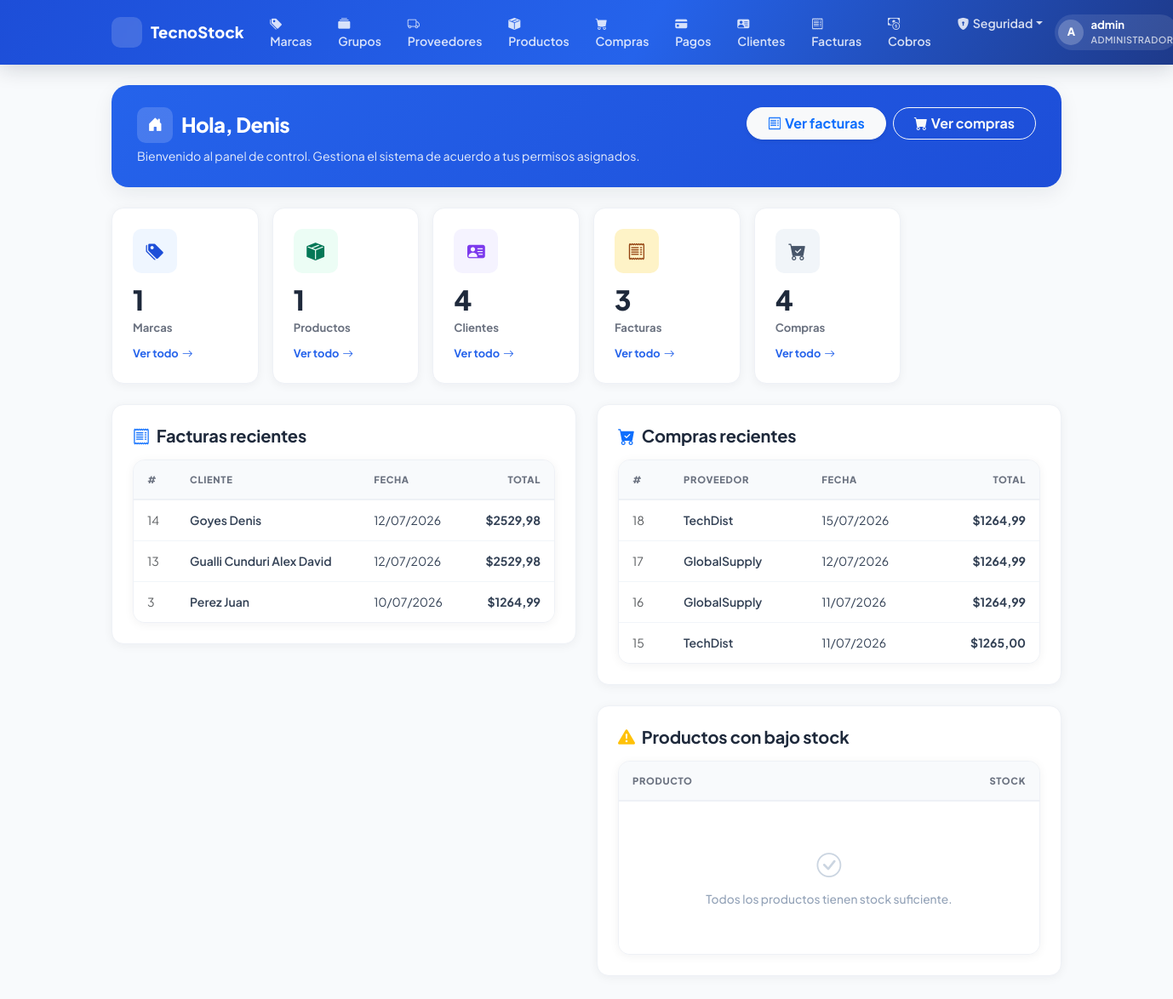
The page / (signed in) on the database as committed earlier.
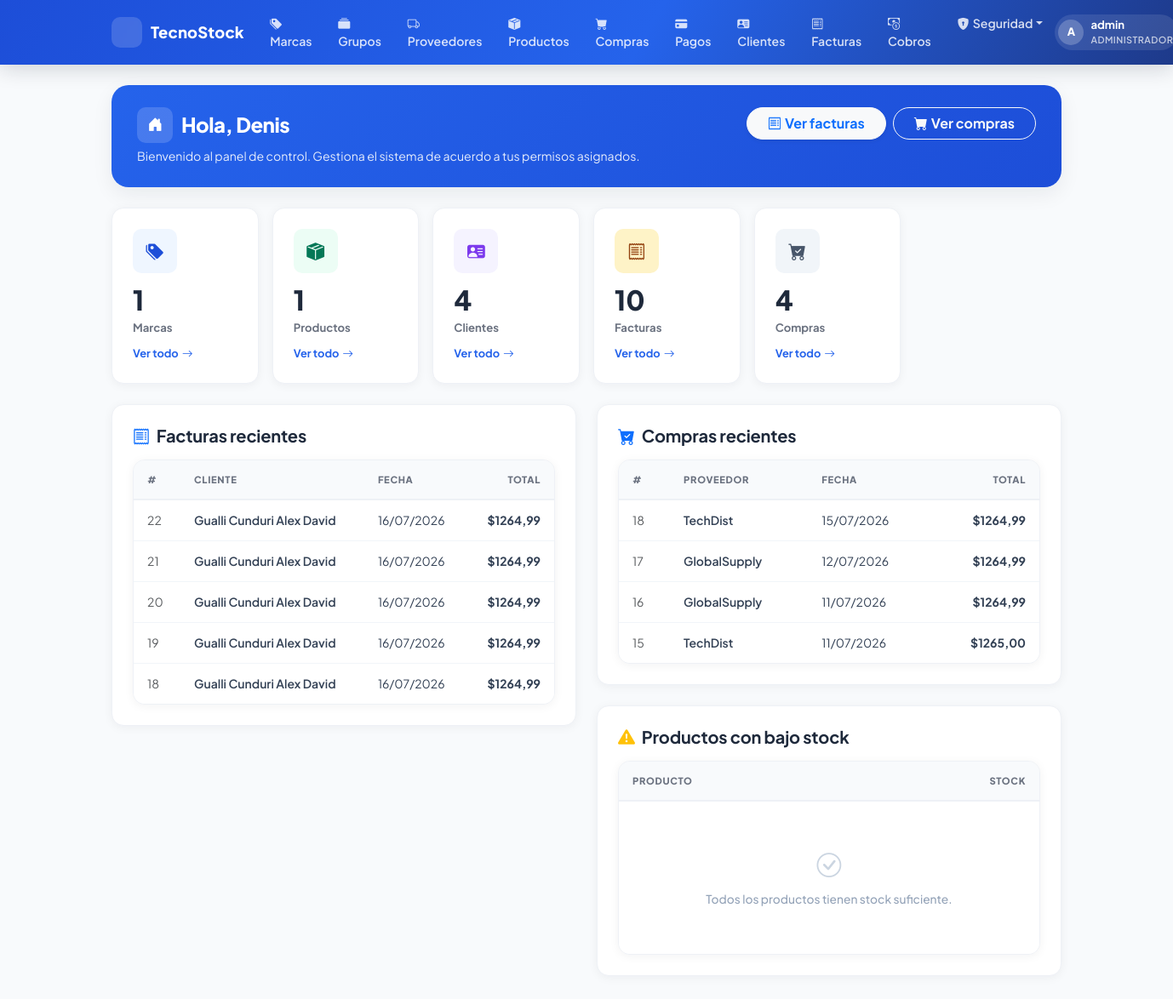
The same page on the database as committed later.
### billing/models.py (models this page shows, shortened)
class Invoice(models.Model):
    TIPO_PAGO = [
        ('contado', 'Contado'),
        ('credito', 'Crédito'),
    ]
    ESTADO = [
        ('PENDIENTE', 'Pendiente'),
        ('PAGADA', 'Pagada'),
        ('ANULADA', 'Anulada'),
    ]
    customer = models.ForeignKey(Customer, on_delete=models.PROTECT, related_name='Facturas', verbose_name='Cliente')
    invoice_date = models.DateTimeField(auto_now_add=True, verbose_name='Fecha de Factura')
    subtotal = models.DecimalField(max_digits=12, decimal_places=2, default=0, verbose_name='Subtotal')
    tax = models.DecimalField(max_digits=12, decimal_places=2, default=0, verbose_name='Impuesto')
    total = models.DecimalField(max_digits=12, decimal_places=2, default=0, verbose_name='Total')
    tipo_pago = models.CharField(max_length=10, choices=TIPO_PAGO, default='contado', verbose_name='Tipo de Pago')
    saldo = models.DecimalField(max_digits=12, decimal_places=2, default=0, verbose_name='Saldo Pendiente')
    estado = models.CharField(max_length=10, choices=ESTADO, default='PENDIENTE', verbose_name='Estado')
    is_active = models.BooleanField(default=True, verbose_name='Activa')
    class Meta:
        ordering = ['-invoice_date']

class Customer(models.Model):
    dni = models.CharField(max_length=13, unique=True, verbose_name='DNI/RUC', validators=[validate_cedula_ec])
    first_name = models.CharField(max_length=100, verbose_name='Nombres')
    last_name = models.CharField(max_length=100, verbose_name='Apellidos')
    email = models.EmailField(blank=True, null=True, verbose_name='Correo Electronico')
    phone = models.CharField(max_length=20, blank=True, null=True, verbose_name='Teléfono')
    address = models.TextField(blank=True, null=True, verbose_name='Dirección')
    whatsapp_apikey = models.CharField(
        max_length=20, blank=True, null=True,
        verbose_name='WhatsApp API Key (CallMeBot)',
        help_text='Solo necesaria si el cliente se suscribió a CallMeBot para recibir notificaciones.'
    )
    is_active = models.BooleanField(default=True, verbose_name='Activo')
    created_at = models.DateTimeField(auto_now_add=True, verbose_name='Creado el')
    updated_at = models.DateTimeField(auto_now=True, verbose_name='Actualizado el')
    class Meta:
        ordering = ['last_name', 'first_name']
    def __str__(self): return f'{self.last_name} {self.first_name}'

class Supplier(models.Model):
    name = models.CharField(max_length=200, verbose_name='Nombre de la Empresa')
    contact_name = models.CharField(max_length=200, blank=True, null=True, verbose_name = 'Nombre de Contacto')
    email = models.EmailField(blank=True, null=True, verbose_name = 'Correo Electronico')
    phone = models.CharField(max_length=20, blank=True, null=True, verbose_name = 'Teléfono')
    address = models.TextField(blank=True, null=True, verbose_name = 'Dirección')
    is_active = models.BooleanField(default=True, verbose_name = 'Activo')
    created_at = models.DateTimeField(auto_now_add=True, verbose_name = 'Creado el')
    updated_at = models.DateTimeField(auto_now=True, verbose_name = 'Actualizado el')
    class Meta:
        verbose_name = 'Proveedor'
        verbose_name_plural = 'Proveedores'
        ordering = ['name']

### purchasing/models.py (models this page shows, shortened)
class Purchase(models.Model):
    TIPO_PAGO = [
        ('contado', 'Contado'),
        ('credito', 'Crédito'),
    ]
    ESTADO = [
        ('PENDIENTE', 'Pendiente'),
        ('PAGADA', 'Pagada'),
        ('ANULADA', 'Anulada'),
    ]
    supplier = models.ForeignKey(
        Supplier, on_delete=models.PROTECT, related_name='purchases', verbose_name='Proveedor'
    )
    document_number = models.CharField(
        max_length=20, verbose_name='Nº de Factura Proveedor'
    )
    purchase_date = models.DateTimeField(auto_now_add=True, verbose_name='Fecha de Compra')
    subtotal = models.DecimalField(max_digits=12, decimal_places=2, default=0, verbose_name='Subtotal')
    tax = models.DecimalField(max_digits=12, decimal_places=2, default=0, verbose_name='Impuesto (15%)')
    total = models.DecimalField(max_digits=12, decimal_places=2, default=0, verbose_name='Total')
    tipo_pago = models.CharField(max_length=10, choices=TIPO_PAGO, default='contado', verbose_name='Tipo de Pago')
    saldo = models.DecimalField(max_digits=12, decimal_places=2, default=0, verbose_name='Saldo Pendiente')
    estado = models.CharField(max_length=10, choices=ESTADO, default='PENDIENTE', verbose_name='Estado')
    is_active = models.BooleanField(default=True, verbose_name='Activa')
    class Meta:
        verbose_name = 'Compra'
        verbose_name_plural = 'Compras'
        ordering = ['-purchase_date']
        unique_together = ['supplier', 'document_number']

### billing/views.py (the view)
# urls.py: path('', views.home, name='home'),
@login_required
def home(request):
    context = {
        'total_brands': Brand.objects.count(),
        'total_products': Product.objects.count(),
        'total_customers': Customer.objects.count(),
        'total_invoices': Invoice.objects.count(),
        'total_purchases': Purchase.objects.count(),
        'recent_invoices': Invoice.objects.all()[:5],
        'recent_purchases': Purchase.objects.select_related('supplier').all()[:5],
        'low_stock': Product.objects.filter(stock__lte=5, is_active=True),
    }
    return render(request, 'billing/home.html', context)

### security/templatetags/security_tags.py (called while the page is built)
@register.filter(name='has_group')
def has_group(user, group_name):
    if not user.is_authenticated:
        return False
    if user.is_superuser:      # el superusuario ve todo
        return True
    return user.groups.filter(name=group_name).exists()

### billing/templates/billing/home.html (shortened to what the changed rows need)
{% extends 'billing/base.html' %}
{% load security_tags %}
{% block content %}
<div class="page-header d-flex flex-column flex-md-row justify-content-between align-items-start gap-3 mb-4">
  <div>
    <h1><span class="header-icon"><i class="bi bi-house-door-fill"></i></span>Hola, {{ user.first_name|default:user.username }}</h1>
  </div>
</div>
<div class="row g-3 mb-4">
  {% if user|has_group:'Vendedor' or user|has_group:'Administrador' %}
  <div class="col-12 col-sm-6 col-md-4 col-xl-2">
    <div class="stat-tile">
      <div class="stat-icon stat-icon-info"><i class="bi bi-person-vcard-fill"></i></div>
      <p class="stat-value">{{ total_customers }}</p>
      <div class="stat-label">Clientes</div>
      <a href="{% url 'billing:customer_list' %}" class="stat-link">Ver todo <i class="bi bi-arrow-right"></i></a>
    </div>
  </div>
  <div class="col-12 col-sm-6 col-md-4 col-xl-2">
    <div class="stat-tile">
      <div class="stat-icon stat-icon-warning"><i class="bi bi-receipt"></i></div>
      <p class="stat-value">{{ total_invoices }}</p>
      <div class="stat-label">Facturas</div>
      <a href="{% url 'billing:invoice_list' %}" class="stat-link">Ver todo <i class="bi bi-arrow-right"></i></a>
    </div>
  </div>
  {% endif %}
</div>
<div class="row g-4">
  {% if user|has_group:'Vendedor' or user|has_group:'Administrador' %}
  <div class="col-lg-6">
    <div class="glass-card p-4">
      <div class="products-table">
        <table class="table mb-0">
          <thead>
            <tr>
              <th>#</th>
              <th>Cliente</th>
              <th>Fecha</th>
              <th class="text-end">Total</th>
            </tr>
          </thead>
          <tbody>
            {% for inv in recent_invoices %}
            <tr>
              <td class="text-muted small">{{ inv.id }}</td>
              <td class="fw-semibold">{{ inv.customer }}</td>
              <td>{{ inv.invoice_date|date:"d/m/Y" }}</td>
              <td class="text-end fw-bold">${{ inv.total }}</td>
            </tr>
            {% endfor %}
          </tbody>
        </table>
      </div>
    </div>
  </div>
  {% endif %}
  {% if user|has_group:'Analista de Compras' or user|has_group:'Administrador' %}
  <div class="col-lg-6">
    <div class="glass-card p-4 mb-4">
      <div class="products-table">
        <table class="table mb-0">
          <thead>
            <tr>
              <th>#</th>
              <th>Proveedor</th>
              <th>Fecha</th>
              <th class="text-end">Total</th>
            </tr>
          </thead>
          <tbody>
            {% for purchase in recent_purchases %}
            <tr>
              <td class="text-muted small">{{ purchase.id }}</td>
              <td class="fw-semibold">{{ purchase.supplier.name }}</td>
              <td>{{ purchase.purchase_date|date:"d/m/Y" }}</td>
              <td class="text-end fw-bold">${{ purchase.total }}</td>
            </tr>
            {% endfor %}
          </tbody>
        </table>
      </div>
    </div>
    <div class="glass-card p-4">
      <div class="products-table">
        <table class="table mb-0">
          <thead>
            <tr><th>Producto</th><th class="text-end">Stock</th></tr>
          </thead>
        </table>
      </div>
    </div>
  </div>
  {% endif %}
</div>
{% endblock %}

Rows that differ between the two databases and show on the page:
no longer on this page (row edited): Invoice: id "14", customer "Goyes Denis", invoice_date "12/07/2026", total "2529,98"
no longer on this page (row unchanged): Invoice: id "13", customer "Gualli Cunduri Alex David", invoice_date "12/07/2026", total "2529,98"
no longer on this page (row unchanged): Invoice: id "3", customer "Perez Juan", invoice_date "10/07/2026", total "1264,99"
added Invoice: id "22", customer "Gualli Cunduri Alex David", invoice_date "16/07/2026", total "1264,99"
added Invoice: id "21", customer "Gualli Cunduri Alex David", invoice_date "16/07/2026", total "1264,99"
added Invoice: id "20", customer "Gualli Cunduri Alex David", invoice_date "16/07/2026", total "1264,99"
added Invoice: id "19", customer "Gualli Cunduri Alex David", invoice_date "16/07/2026", total "1264,99"
added Invoice: id "18", customer "Gualli Cunduri Alex David", invoice_date "16/07/2026", total "1264,99"
Other text that changed with them:
{{ total_invoices }}: "3" → "10"
